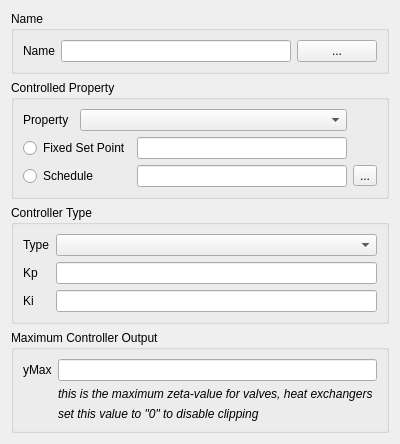
<?xml version="1.0" encoding="UTF-8"?>
<ui version="4.0">
 <class>SVDBNetworkControllerEditWidget</class>
 <widget class="QWidget" name="SVDBNetworkControllerEditWidget">
  <property name="geometry">
   <rect>
    <x>0</x>
    <y>0</y>
    <width>400</width>
    <height>380</height>
   </rect>
  </property>
  <property name="windowTitle">
   <string>Dialog</string>
  </property>
  <layout class="QVBoxLayout" name="verticalLayout">
   <item>
    <widget class="QGroupBox" name="groupBoxName">
     <property name="title">
      <string>Name</string>
     </property>
     <layout class="QHBoxLayout" name="horizontalLayout">
      <item>
       <widget class="QLabel" name="label">
        <property name="text">
         <string>Name</string>
        </property>
       </widget>
      </item>
      <item>
       <widget class="QtExt::LanguageStringEditWidget1" name="lineEditName"/>
      </item>
      <item>
       <widget class="QtExt::ColorButton" name="pushButtonColor">
        <property name="text">
         <string>...</string>
        </property>
       </widget>
      </item>
     </layout>
    </widget>
   </item>
   <item>
    <widget class="QGroupBox" name="groupBoxProperty">
     <property name="title">
      <string>Controlled Property</string>
     </property>
     <layout class="QGridLayout" name="gridLayout">
      <item row="0" column="0">
       <widget class="QLabel" name="label_2">
        <property name="text">
         <string>Property</string>
        </property>
       </widget>
      </item>
      <item row="1" column="0" colspan="2">
       <widget class="QRadioButton" name="radioButtonFixedSetPoint">
        <property name="text">
         <string>Fixed Set Point</string>
        </property>
       </widget>
      </item>
      <item row="1" column="2">
       <widget class="QtExt::ValidatingLineEdit" name="lineEditSetpoint"/>
      </item>
      <item row="2" column="0" colspan="2">
       <widget class="QRadioButton" name="radioButtonSchedule">
        <property name="text">
         <string>Schedule</string>
        </property>
       </widget>
      </item>
      <item row="2" column="2">
       <widget class="QLineEdit" name="lineEditSchedule"/>
      </item>
      <item row="2" column="3">
       <widget class="QToolButton" name="toolButtonSchedule">
        <property name="text">
         <string>...</string>
        </property>
       </widget>
      </item>
      <item row="0" column="1" colspan="2">
       <widget class="QComboBox" name="comboBoxProperty"/>
      </item>
     </layout>
    </widget>
   </item>
   <item>
    <widget class="QGroupBox" name="groupBoxType">
     <property name="title">
      <string>Controller Type</string>
     </property>
     <layout class="QFormLayout" name="formLayout">
      <item row="0" column="0">
       <widget class="QLabel" name="label_3">
        <property name="text">
         <string>Type</string>
        </property>
       </widget>
      </item>
      <item row="0" column="1">
       <widget class="QComboBox" name="comboBoxControllerType"/>
      </item>
      <item row="1" column="0">
       <widget class="QLabel" name="label_6">
        <property name="text">
         <string>Kp</string>
        </property>
       </widget>
      </item>
      <item row="1" column="1">
       <widget class="QtExt::ValidatingLineEdit" name="lineEditKp"/>
      </item>
      <item row="2" column="0">
       <widget class="QLabel" name="label_7">
        <property name="text">
         <string>Ki</string>
        </property>
       </widget>
      </item>
      <item row="2" column="1">
       <widget class="QtExt::ValidatingLineEdit" name="lineEditKi"/>
      </item>
     </layout>
    </widget>
   </item>
   <item>
    <widget class="QGroupBox" name="groupBox">
     <property name="title">
      <string>Maximum Controller Output </string>
     </property>
     <layout class="QFormLayout" name="formLayout_2">
      <item row="0" column="0">
       <widget class="QLabel" name="label_4">
        <property name="text">
         <string>yMax</string>
        </property>
       </widget>
      </item>
      <item row="0" column="1">
       <widget class="QtExt::ValidatingLineEdit" name="lineEditMaxControllerResultValue"/>
      </item>
      <item row="1" column="1">
       <widget class="QLabel" name="label_8">
        <property name="font">
         <font>
          <italic>true</italic>
         </font>
        </property>
        <property name="text">
         <string>this is the maximum zeta-value for valves, heat exchangers</string>
        </property>
       </widget>
      </item>
      <item row="2" column="1">
       <widget class="QLabel" name="label_5">
        <property name="font">
         <font>
          <italic>true</italic>
         </font>
        </property>
        <property name="text">
         <string>set this value to &quot;0&quot; to disable clipping</string>
        </property>
       </widget>
      </item>
     </layout>
    </widget>
   </item>
   <item>
    <spacer name="verticalSpacer">
     <property name="orientation">
      <enum>Qt::Vertical</enum>
     </property>
     <property name="sizeHint" stdset="0">
      <size>
       <width>20</width>
       <height>40</height>
      </size>
     </property>
    </spacer>
   </item>
  </layout>
 </widget>
 <customwidgets>
  <customwidget>
   <class>QtExt::ValidatingLineEdit</class>
   <extends>QLineEdit</extends>
   <header location="global">QtExt_ValidatingLineEdit.h</header>
  </customwidget>
  <customwidget>
   <class>QtExt::LanguageStringEditWidget1</class>
   <extends>QLineEdit</extends>
   <header location="global">QtExt_LanguageStringEditWidget1.h</header>
   <container>1</container>
  </customwidget>
  <customwidget>
   <class>QtExt::ColorButton</class>
   <extends>QPushButton</extends>
   <header location="global">QtExt_ColorButton.h</header>
  </customwidget>
 </customwidgets>
 <resources/>
 <connections/>
</ui>
